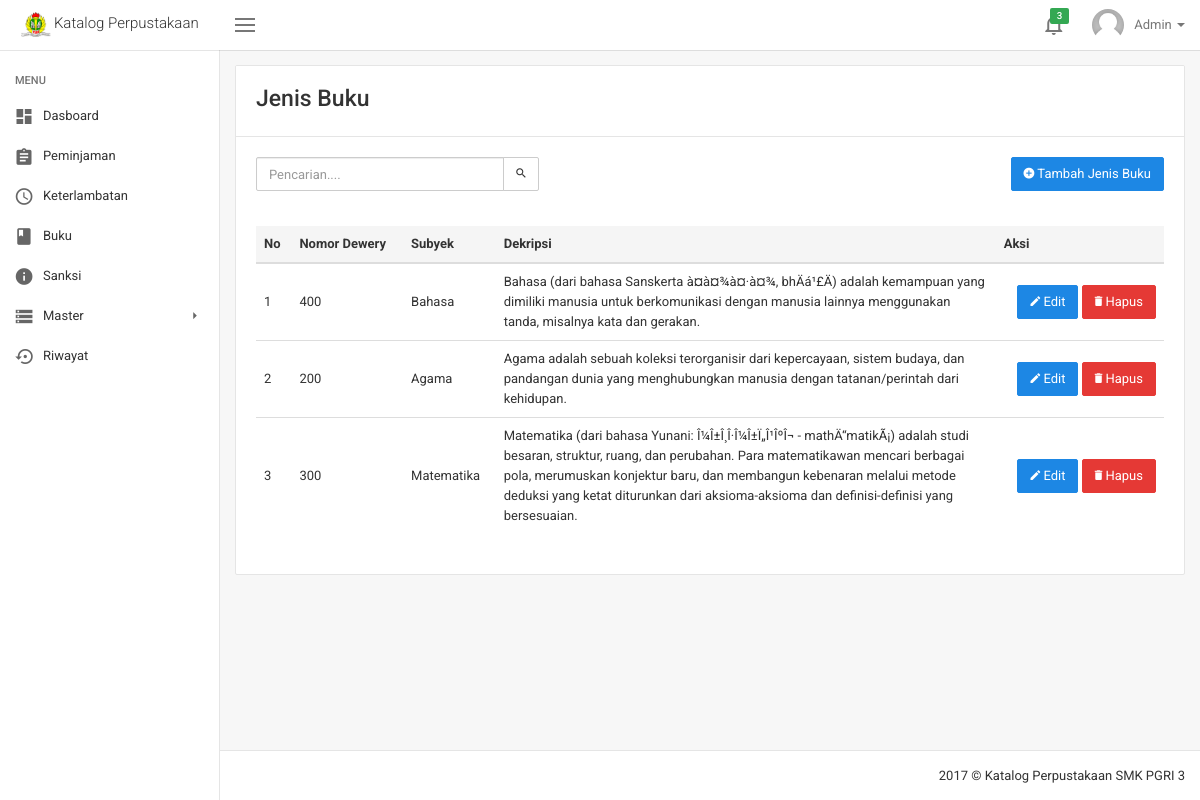
The app's page /jenis_buku.php (signed in) with its own data.
### tables this page shows
CREATE TABLE `varifikasi` (
  `id_varifikasi` int(12) NOT NULL,
  `id_user` int(12) NOT NULL,
  `username_user` varchar(225) NOT NULL,
  `email_user` varchar(225) NOT NULL,
  `password_user` varchar(225) NOT NULL,
  `role_user` enum('Admin','Pegawai','User') NOT NULL
);

CREATE TABLE `user` (
  `id_user` int(12) NOT NULL,
  `no_induk` varchar(225) NOT NULL,
  `nama` varchar(225) NOT NULL,
  `foto_user` varchar(225) NOT NULL,
  `jabatan` varchar(225) NOT NULL,
  `kelas` varchar(225) NOT NULL,
  `no_hp` varchar(15) NOT NULL,
  `alamat` text NOT NULL,
  `tgl_entri` date NOT NULL,
  `varifikasi` enum('Sudah','Belum') NOT NULL
);

CREATE TABLE `jenis_buku` (
  `id_jenis_buku` int(12) NOT NULL,
  `no_dewery` int(12) NOT NULL,
  `subyek` varchar(250) NOT NULL,
  `deskripsi_jenis_buku` text
);

### jenis_buku.php (the view, shortened to what this page needs)
<!DOCTYPE html>
<html lang="en">
  <?php include('script/head_script.php') ?>
  <body class="layout layout-header-fixed layout-left-sidebar-fixed">
    <?php include('menu/header.php') ?>
    <div class="site-main">
      <?php include('menu/sidebar.php') ?>
      <div class="site-content">
        <div class="panel panel-default panel-table">
          <div class="panel-heading">
            <h3 class="m-t-0 m-b-5">Jenis Buku</h3>
          </div>
          <div class="panel-body">
            <div class="row">
              <div class="col-sm-6">
                <form class="form-horizontal" method="get" action="?">
                  <div class="form-group">
                    <div class="col-sm-8">
                      <div class="input-group">
                        <input type="text" name="cari" class="form-control" placeholder="Pencarian....">
                        <span class="input-group-btn">
              <?php
                if (isset($_GET['cari'])) {
                  echo '<a href="jenis_buku.php">
                    <button class="btn btn-default" type="button">
                      Reset
                    </button>
                  </a>';
                }else{
                  echo '<button class="btn btn-default" type="submit">
                    <i class="zmdi zmdi-search"></i>
                  </button>';
                }
              ?>
                        </span>
                      </div>
                    </div>
                  </div>
                </form>
              </div>
              <div class="col-sm-6">
                <div align="right">
                  <a href="tambah_jenis_buku.php">
                    <button type="button" class="btn btn-primary">
                      <i class="zmdi zmdi-plus-circle"></i> Tambah Jenis Buku
                    </button>
                  </a>
                </div>
              </div>
            </div>
            <br>
            <div class="table-responsive">
<?php
  if (isset($_GET['cari'])) {
    $cari = ($_GET["cari"]);
    $query_jenis_buku = "SELECT * FROM jenis_buku WHERE no_dewery like '%$cari%' OR subyek like '%$cari%'" ;
  }
  else{
    $query_jenis_buku = "SELECT * FROM jenis_buku";
  }
  $result_jenis_buku = mysqli_query($con, $query_jenis_buku);
?>
              <table class="table">
                <thead>
                  <tr>
                    <th>No</th>
                    <th>Nomor Dewery</th>
                    <th>Subyek</th>
                    <th width="500px">Dekripsi</th>
                    <th>Aksi</th>
                  </tr>
                </thead>
                <tbody>
<?php
  $no_jenis_buku = 1;
  while($data_jenis_buku = mysqli_fetch_assoc($result_jenis_buku)){
                  echo '<tr>
                    <td>'.$no_jenis_buku.'</td>
                    <td>'.$data_jenis_buku['no_dewery'].'</td>
                    <td>'.$data_jenis_buku['subyek'].'</td>
                    <td>
                      '.$data_jenis_buku['deskripsi_jenis_buku'].'
                    </td>
                    <td align="right">
                      <a href="ubah_jenis_buku.php?no_dewery='.$data_jenis_buku['no_dewery'].'">
                        <button type="button" class="btn btn-primary">
                          <i class="zmdi zmdi-edit"></i> Edit
                        </button>
                      </a>
                        <button onclick="hapus('.$data_jenis_buku['id_jenis_buku'].')" type="button" class="btn btn-danger">
                          <i class="zmdi zmdi-delete"></i> Hapus
                        </button>
                    </td>
                  </tr>';
                  $no_jenis_buku++;
  }
?>
                </tbody>
              </table>
            </div>
          </div>
        </div>
      </div>
      <?php include('menu/footer.php') ?>
    </div>
  </body>
</html>

### script/head_script.php (shortened to what this page needs)
<head>
  <link rel="stylesheet" href="asstes/css/vendor.min.css">
  <link rel="stylesheet" href="asstes/css/cosmos.min.css">
  <link rel="stylesheet" href="asstes/css/application.min.css">
  <link rel="stylesheet" href="asstes/css/scrollbar.css">
  <link rel="stylesheet" href="asstes/dist/sweetalert2.min.css">
</head>

### menu/header.php (shortened to what this page needs)
<?php include('system/session.php');
  $query_login = "SELECT a.*, b.* FROM varifikasi AS a INNER JOIN
                  user AS b WHERE a.id_user = b.id_user AND email_user ='$_SESSION[email]'";
  $result_login = mysqli_query($con, $query_login);
  $data_login   = mysqli_fetch_assoc($result_login);
  $username     = $data_login["username_user"];
  $foto_user    = $data_login["foto_user"];
?>
<div class="site-header">
  <nav class="navbar navbar-default">
    <div class="navbar-header" align="center">
      <a class="navbar-brand" href="index.php">
        <img src="img/logo.png" alt="" height="25">
        <span>Katalog Perpustakaan</span>
      </a>
    </div>
    <div class="navbar-collapsible">
      <div id="navbar" class="navbar-collapse collapse">
        <button class="navbar-toggler left-sidebar-collapse pull-left hidden-xs" type="button">
          <span class="hamburger"></span>
        </button>
        <ul class="nav navbar-nav navbar-right">
          <li class="nav-table dropdown">
            <a href="#" class="dropdown-toggle" data-toggle="dropdown" role="button" aria-haspopup="true" aria-expanded="false">
              <span class="nav-cell nav-icon">
                <i class="zmdi zmdi-notifications-none"></i>
              </span>
              <span class="label label-success">3</span>
            </a>
          </li>
          <li class="nav-table dropdown hidden-sm-down">
            <a href="#" class="dropdown-toggle" data-toggle="dropdown" role="button" aria-haspopup="true" aria-expanded="false">
              <span class="nav-cell p-r-10">
                <img class="img-circle" src="img/avatars/<?php echo $foto_user ?>" alt="" width="32" height="32">
              </span>
              <span class="nav-cell"><?php echo $username; ?>
                <span class="caret"></span>
              </span>
            </a>
          </li>
        </ul>
      </div>
    </div>
  </nav>
</div>

### menu/sidebar.php (shortened to what this page needs)
<div class="site-left-sidebar">
  <div class="sidebar-backdrop"></div>
  <div class="custom-scrollbar">
    <ul class="sidebar-menu">
      <li class="menu-title">Menu</li>
      <li>
        <a href="index.php">
          <span class="menu-icon">
            <i class="zmdi zmdi-view-dashboard"></i>
          </span>
          <span class="menu-text">Dasboard</span>
        </a>
      </li>
      <li>
        <a href="peminjaman.php">
          <span class="menu-icon">
            <i class="zmdi zmdi-assignment"></i>
          </span>
          <span class="menu-text">Peminjaman</span>
        </a>
      </li>
      <li>
        <a href="keterlambatan.php">
          <span class="menu-icon">
            <i class="zmdi zmdi-time"></i>
          </span>
          <span class="menu-text">Keterlambatan</span>
        </a>
      </li>
      <li>
        <a href="buku.php">
          <span class="menu-icon">
            <i class="zmdi zmdi-book"></i>
          </span>
          <span class="menu-text">Buku</span>
        </a>
      </li>
      <li>
        <a href="sanksi.php">
          <span class="menu-icon">
            <i class="zmdi zmdi-info"></i>
          </span>
          <span class="menu-text">Sanksi</span>
        </a>
      </li>
      <li class="with-sub">
        <a href="#" aria-haspopup="true">
          <span class="menu-icon">
            <i class="zmdi zmdi-storage"></i>
          </span>
          <span class="menu-text">Master</span>
        </a>
      </li>
      <li>
        <a href="riwayat.php">
          <span class="menu-icon">
            <i class="zmdi zmdi-time-restore-setting"></i>
          </span>
          <span class="menu-text">Riwayat</span>
        </a>
      </li>
    </ul>
  </div>
</div>

### menu/footer.php
<div class="site-footer" align="right">
  <?php $date=date('Y'); echo $date; ?> © Katalog Perpustakaan SMK PGRI 3
</div>

### records on screen
varifikasi: id_user.foto_user (picture), username_user "Admin"
jenis_buku: no_dewery "400", subyek "Bahasa", deskripsi_jenis_buku "Bahasa (dari bahasa Sanskerta à¤­à¤¾à¤·à¤¾, bhÄá¹£Ä) adalah kemampuan yang dimiliki manusia untuk berkomunikasi dengan manusia lainnya menggunakan tanda, misalnya kata dan gerakan."
jenis_buku: no_dewery "200", subyek "Agama", deskripsi_jenis_buku "Agama adalah sebuah koleksi terorganisir dari kepercayaan, sistem budaya, dan pandangan dunia yang menghubungkan manusia dengan tatanan/perintah dari kehidupan."
jenis_buku: no_dewery "300", subyek "Matematika", deskripsi_jenis_buku "Matematika (dari bahasa Yunani: Î¼Î±Î¸Î·Î¼Î±Ï„Î¹ÎºÎ¬ - mathÄ“matikÃ¡) adalah studi besaran, struktur, ruang, dan perubahan. Para matematikawan mencari berbagai pola, merumuskan konjektur baru, dan membangun kebenaran melalui metode deduksi yang ketat diturunkan dari aksioma-aksioma dan definisi-definisi yang bersesuaian."
